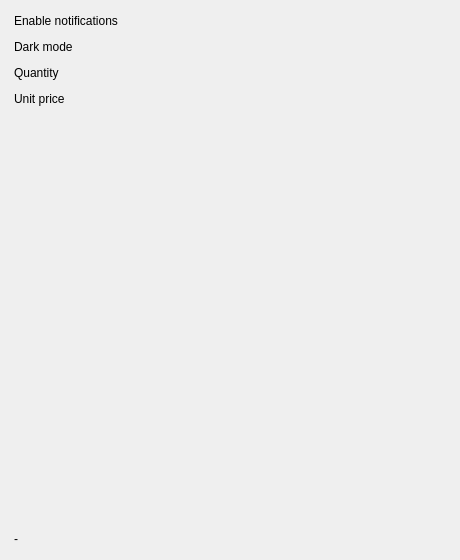
<?xml version="1.0" encoding="UTF-8"?>
<ui version="4.0">
 <class>MainWindow</class>
 <widget class="QMainWindow" name="MainWindow">
  <property name="geometry">
   <rect>
    <x>0</x>
    <y>0</y>
    <width>460</width>
    <height>560</height>
   </rect>
  </property>
  <property name="windowTitle">
   <string>Switch / Number / Alert</string>
  </property>
  <widget class="QWidget" name="centralwidget">
   <layout class="QVBoxLayout" name="rootLayout">
    <property name="spacing">
     <number>12</number>
    </property>
    <property name="leftMargin">
     <number>14</number>
    </property>
    <property name="topMargin">
     <number>14</number>
    </property>
    <property name="rightMargin">
     <number>14</number>
    </property>
    <property name="bottomMargin">
     <number>14</number>
    </property>
    <item>
     <layout class="QHBoxLayout" name="notifRow">
      <item>
       <widget class="QLabel" name="notifLabel">
        <property name="text">
         <string>Enable notifications</string>
        </property>
       </widget>
      </item>
      <item>
       <spacer name="notifSpacer">
        <property name="orientation">
         <enum>Qt::Horizontal</enum>
        </property>
        <property name="sizeHint" stdset="0">
         <size>
          <width>10</width>
          <height>10</height>
         </size>
        </property>
       </spacer>
      </item>
      <item>
       <widget class="QCustomSwitch" name="notifSwitch">
        <property name="checked" stdset="0">
         <bool>true</bool>
        </property>
       </widget>
      </item>
     </layout>
    </item>
    <item>
     <layout class="QHBoxLayout" name="darkRow">
      <item>
       <widget class="QLabel" name="darkLabel">
        <property name="text">
         <string>Dark mode</string>
        </property>
       </widget>
      </item>
      <item>
       <spacer name="darkSpacer">
        <property name="orientation">
         <enum>Qt::Horizontal</enum>
        </property>
        <property name="sizeHint" stdset="0">
         <size>
          <width>10</width>
          <height>10</height>
         </size>
        </property>
       </spacer>
      </item>
      <item>
       <widget class="QCustomSwitch" name="darkSwitch"/>
      </item>
     </layout>
    </item>
    <item>
     <layout class="QHBoxLayout" name="qtyRow">
      <item>
       <widget class="QLabel" name="qtyLabel">
        <property name="text">
         <string>Quantity</string>
        </property>
       </widget>
      </item>
      <item>
       <spacer name="qtySpacer">
        <property name="orientation">
         <enum>Qt::Horizontal</enum>
        </property>
        <property name="sizeHint" stdset="0">
         <size>
          <width>10</width>
          <height>10</height>
         </size>
        </property>
       </spacer>
      </item>
      <item>
       <widget class="QCustomNumberInput" name="qtyInput">
        <property name="maximumSize">
         <size>
          <width>140</width>
          <height>16777215</height>
         </size>
        </property>
       </widget>
      </item>
     </layout>
    </item>
    <item>
     <layout class="QHBoxLayout" name="priceRow">
      <item>
       <widget class="QLabel" name="priceLabel">
        <property name="text">
         <string>Unit price</string>
        </property>
       </widget>
      </item>
      <item>
       <spacer name="priceSpacer">
        <property name="orientation">
         <enum>Qt::Horizontal</enum>
        </property>
        <property name="sizeHint" stdset="0">
         <size>
          <width>10</width>
          <height>10</height>
         </size>
        </property>
       </spacer>
      </item>
      <item>
       <widget class="QCustomNumberInput" name="priceInput">
        <property name="maximumSize">
         <size>
          <width>140</width>
          <height>16777215</height>
         </size>
        </property>
       </widget>
      </item>
     </layout>
    </item>
    <item>
     <widget class="QCustomAlert" name="alertInfo">
      <property name="title" stdset="0">
       <string>Heads up</string>
      </property>
      <property name="text" stdset="0">
       <string>Your trial ends in 3 days.</string>
      </property>
      <property name="variant" stdset="0">
       <string>info</string>
      </property>
     </widget>
    </item>
    <item>
     <widget class="QCustomAlert" name="alertSuccess">
      <property name="title" stdset="0">
       <string>Saved</string>
      </property>
      <property name="text" stdset="0">
       <string>Settings updated successfully.</string>
      </property>
      <property name="variant" stdset="0">
       <string>success</string>
      </property>
     </widget>
    </item>
    <item>
     <widget class="QCustomAlert" name="alertWarning">
      <property name="title" stdset="0">
       <string>Careful</string>
      </property>
      <property name="text" stdset="0">
       <string>This action can't be undone.</string>
      </property>
      <property name="variant" stdset="0">
       <string>warning</string>
      </property>
      <property name="dismissible" stdset="0">
       <bool>true</bool>
      </property>
     </widget>
    </item>
    <item>
     <widget class="QCustomAlert" name="alertError">
      <property name="title" stdset="0">
       <string>Error</string>
      </property>
      <property name="text" stdset="0">
       <string>Payment failed. Try another card.</string>
      </property>
      <property name="variant" stdset="0">
       <string>destructive</string>
      </property>
      <property name="dismissible" stdset="0">
       <bool>true</bool>
      </property>
     </widget>
    </item>
    <item>
     <spacer name="bottomSpacer">
      <property name="orientation">
       <enum>Qt::Vertical</enum>
      </property>
      <property name="sizeHint" stdset="0">
       <size>
        <width>10</width>
        <height>10</height>
       </size>
      </property>
     </spacer>
    </item>
    <item>
     <widget class="QLabel" name="statusLabel">
      <property name="text">
       <string>-</string>
      </property>
     </widget>
    </item>
   </layout>
  </widget>
 </widget>
 <customwidgets>
  <customwidget>
   <class>QCustomSwitch</class>
   <extends>QWidget</extends>
   <header location="global">Custom_Widgets.QCustomSwitch.h</header>
  </customwidget>
  <customwidget>
   <class>QCustomNumberInput</class>
   <extends>QWidget</extends>
   <header location="global">Custom_Widgets.QCustomNumberInput.h</header>
  </customwidget>
  <customwidget>
   <class>QCustomAlert</class>
   <extends>QWidget</extends>
   <header location="global">Custom_Widgets.QCustomAlert.h</header>
  </customwidget>
 </customwidgets>
 <resources/>
 <connections/>
</ui>
